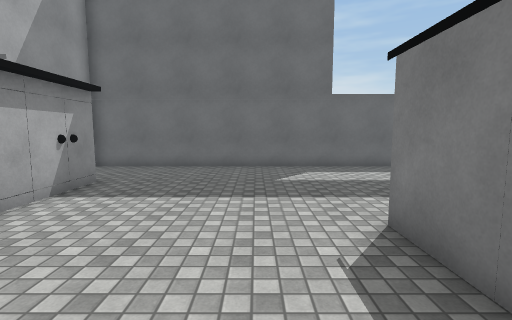
[1] (above)

18 first-person views from a walk through a 3-D level made in the Unity game engine. The camera is 1.5 m above the floor, tilts 6° down and sees 85° across. The floor is counted in squares, 1 m on a side. Each view is taken from the middle of a square. On the plan, view 1 faces up. The plan holds only what a view shows up to about 14 squares ahead; the rest is blank. Some animated figures are left out. Surface patterns are stand-ins for the level's own textures.

[2]
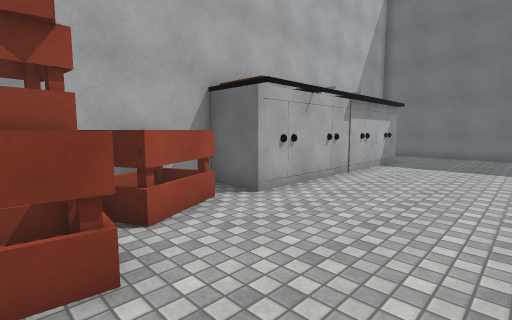

[3]
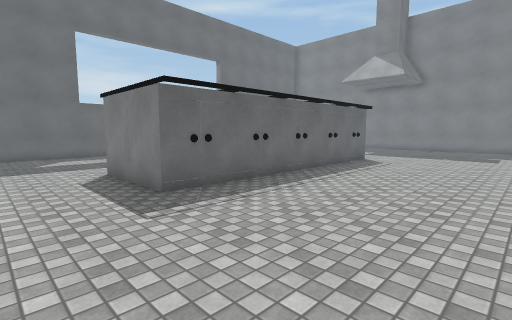

[4]
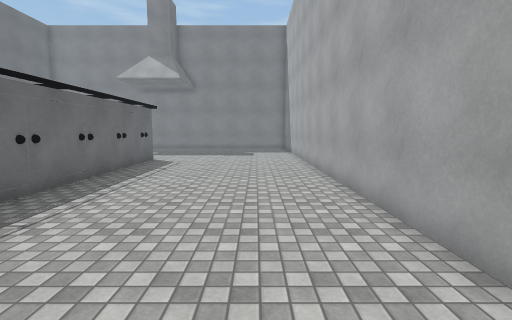

[5]
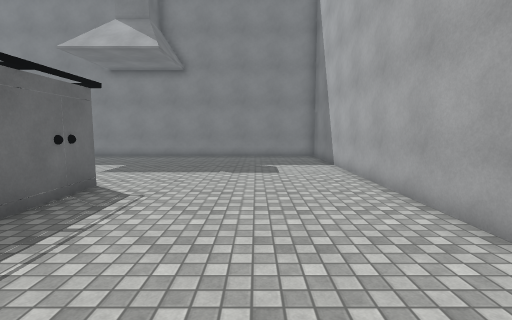

[6]
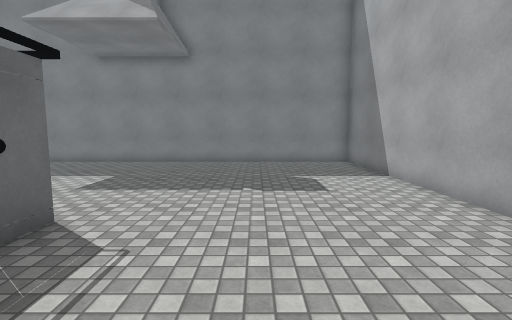

[7]
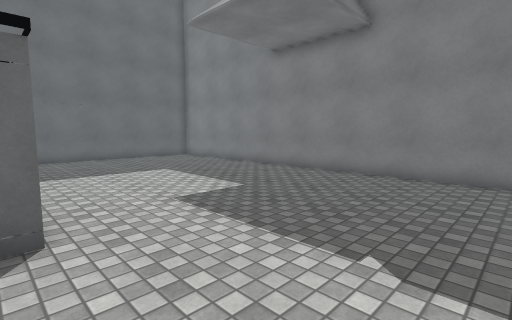

[8]
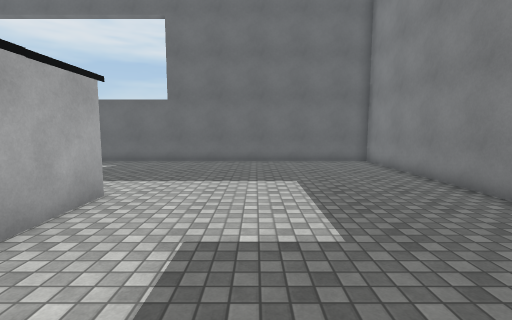

[9]
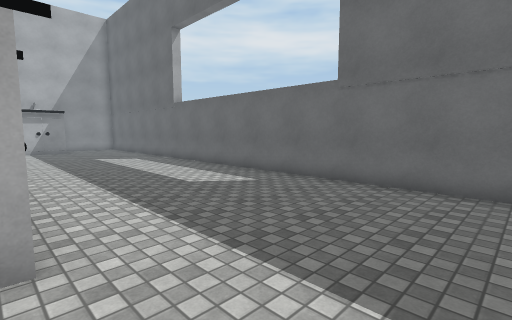

[10]
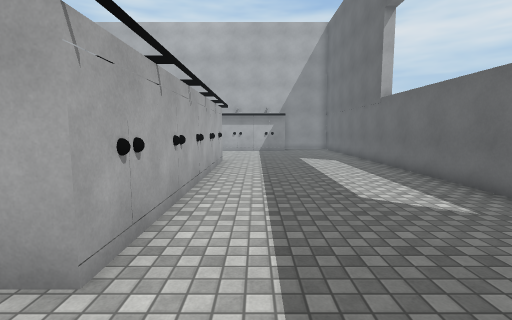

[11]
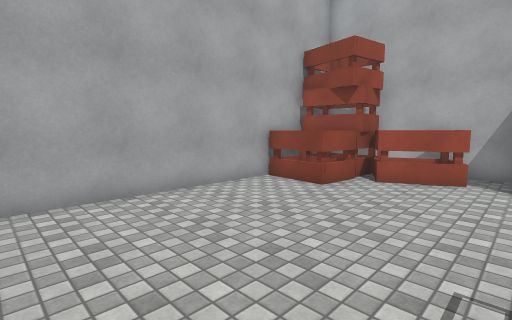

[12]
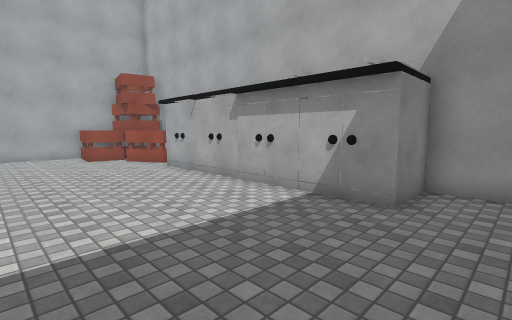

[13]
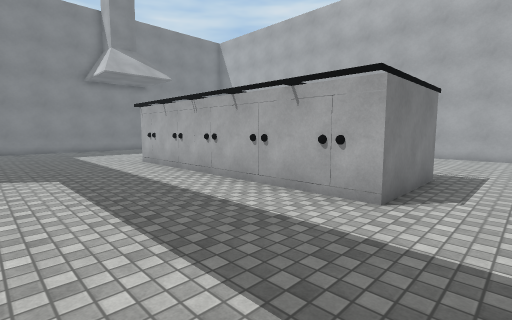

[14]
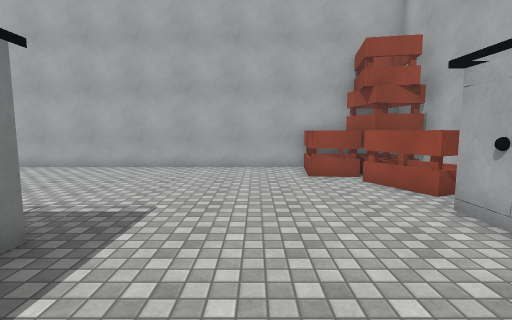

[15]
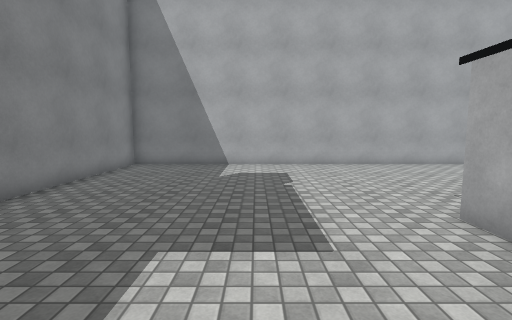

[16]
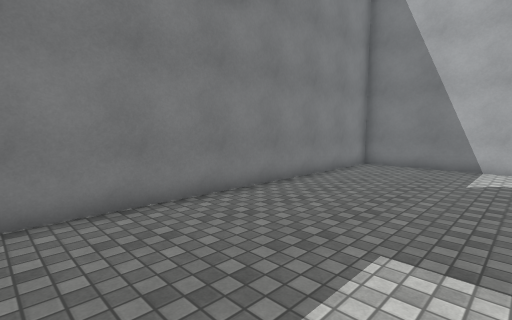

[17]
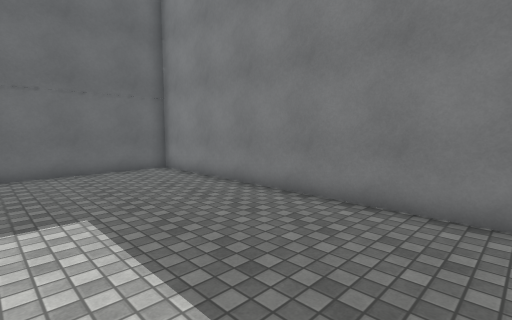

[18]
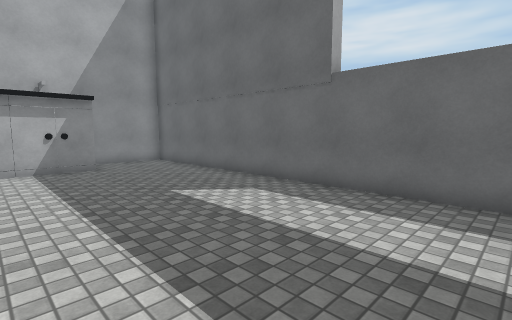

### Floor plan
Key: @ floor where view 1 was taken; # wall or solid block; . floor; O other object.
Columns run from 7 left of view 1 to 23 right of it. Each row starts with its distance up from view 1.
 12 ###############################
 11 #.............................#
 10 #.............................#
  9 #.............................#
  8 #O#...........................#
  7 #OO...........................#
  6 #O#...........................#
  5  OO...........................#
  4  OO......#O#O##O#O##O.........#
  3   #......# #       ##.........#
  2   O......###        #.........#
  1  ##......# #  #     #.........#
  0  #O....@.#O##O#O#O#O#.........#
 -1 ###...........................#
 -2 ##O...........................#
 -3 #OO...........................#
 -4 #OOO..........................#
 -5 #OOOO.........................#
 -6 #OOOO.........................#
 -7 #OOOO.........................#
 -8 ###############################

Where each view was taken, in squares from view 1:
view 1: 0 up, 0 right, facing up
view 2: 6 down, 0 right, facing up-left
view 3: 6 down, 1 left, facing up-right
view 4: 5 down, 1 left, facing right
view 5: 4 down, 6 right, facing right
view 6: 3 down, 9 right, facing right
view 7: 4 down, 13 right, facing up-right
view 8: 2 down, 17 right, facing up
view 9: 4 up, 17 right, facing up-left
view 10: 6 up, 16 right, facing left
view 11: 1 down, 4 right, facing down-left
view 12: 10 up, 1 right, facing down-left
view 13: 10 up, 0 right, facing down-right
view 14: 4 up, 1 left, facing down
view 15: 5 up, 17 right, facing down
view 16: 5 up, 17 right, facing down-right
view 17: 1 up, 17 right, facing up-right
view 18: 5 up, 7 right, facing up-left
